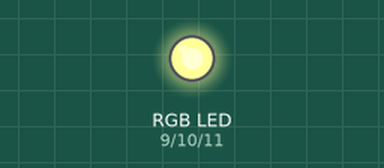
A sketch run on a simulated Arduino Uno, built with avr-gcc and run on an emulated ATmega328P. Parts: an RGB LED mixed from three pins (HIGH = lit).

Above: at 0.1 s.
Timing chart, 0 to 1.6 s (numbered marks = the images above):
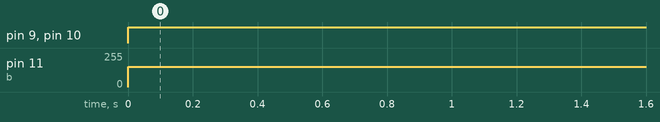

Measured:
- by itself, pin 9 (r), pin 10 (g): LOW → HIGH at 0.00 s
- by itself, pin 11 (b): 0/255 → 153/255 at 0.00 s

The sketch:

rgb.ino
```cpp
#include <stdio.h>

int r = 9;
int g = 10;
int b = 11;
int rVal[2], gVal[2], bVal[2];
char caracter;
String rgb;

void setup()
{
  Serial.begin(9600);
  pinMode(r, OUTPUT);
  pinMode(g, OUTPUT);
  pinMode(b, OUTPUT);
}

void loop()
{
  while (Serial.available() > 0)
  {
    if (rgb.length() > 5)
    {
      if (Serial.read() == 'r')
      {
        Serial.println(rgb);
        break;
      }
      else
      {
        rgb = "";
      }
    }
    caracter = Serial.read();
    rgb.concat(caracter);
    //delay(1);
  }

  rVal[0] = rgb[0];
  rVal[1] = rgb[1];
  gVal[0] = rgb[2];
  gVal[1] = rgb[3];
  bVal[0] = rgb[4];
  bVal[1] = rgb[5];

  analogWrite(r, (int)rVal);
  analogWrite(g, (int)gVal);
  analogWrite(b, (int)bVal);
}
```
